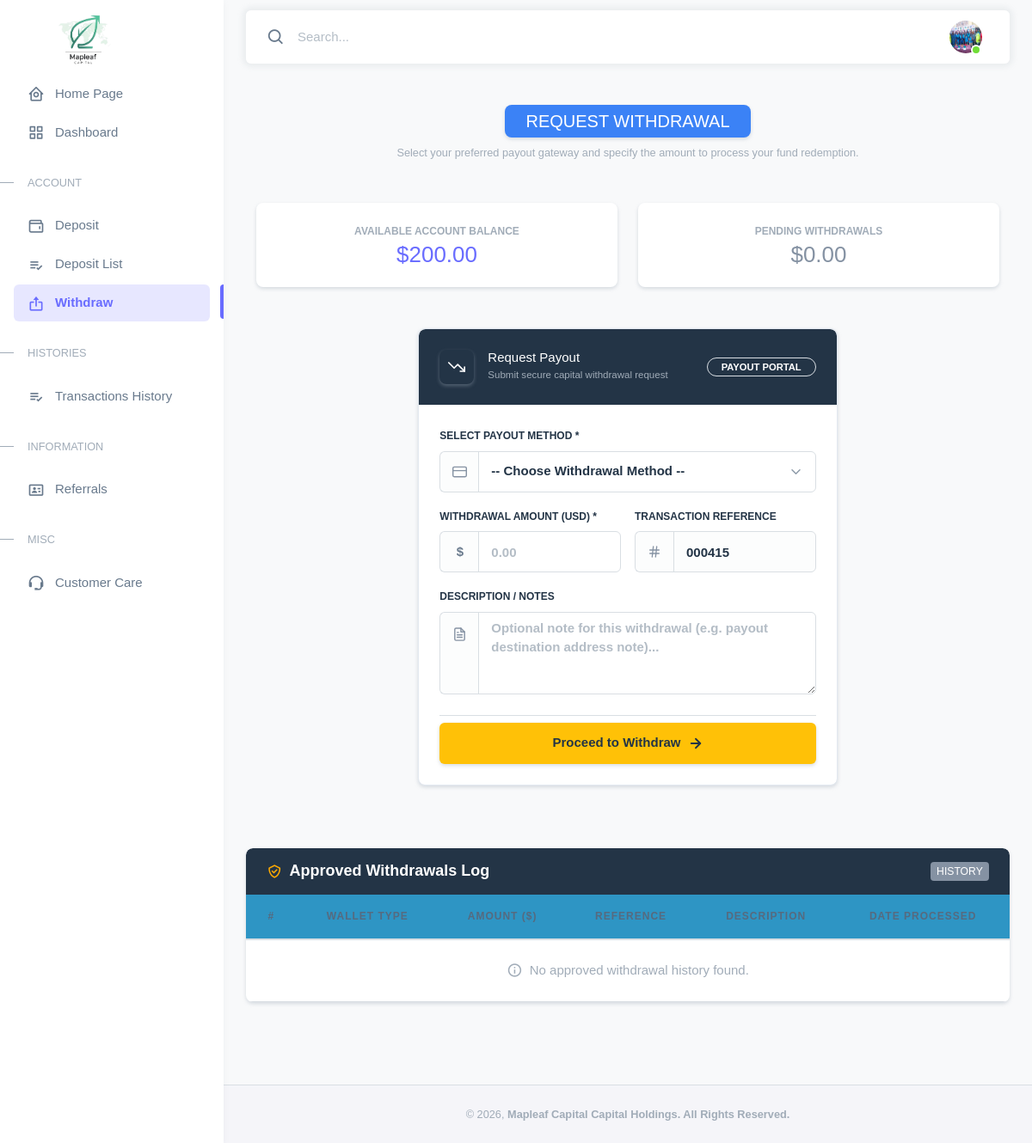
/my-account/portal/withdraw.php (signed in), run on the app's committed database.
### tables this page shows
CREATE TABLE `registration` (
  `id` int(11) NOT NULL,
  `account_id` varchar(100) NOT NULL,
  `surname` varchar(200) NOT NULL,
  `firstname` varchar(200) NOT NULL,
  `middlename` varchar(200) NOT NULL,
  `sex` varchar(10) NOT NULL,
  `dob` varchar(50) NOT NULL,
  `address` varchar(500) NOT NULL,
  `email` varchar(200) NOT NULL,
  `phone` varchar(20) NOT NULL,
  `username` varchar(100) NOT NULL,
  `password` varchar(200) NOT NULL,
  `passport` varchar(200) NOT NULL,
  `bitcoin_address` varchar(500) DEFAULT NULL,
  `usdt_address` varchar(500) DEFAULT NULL,
  `eth_address` varchar(500) DEFAULT NULL,
  `usdcErc20_address` varchar(200) DEFAULT NULL,
  `usdtErc20_address` varchar(500) DEFAULT NULL,
  `tron_address` varchar(500) DEFAULT NULL,
  `account_balance` varchar(500) DEFAULT NULL,
  `ref` varchar(500) DEFAULT NULL,
  `total_referral_bonus` varchar(50) DEFAULT NULL,
  `last_login` varchar(100) DEFAULT NULL,
  `date_created` datetime NOT NULL DEFAULT current_timestamp()
);

### my-account/portal/withdraw.php (the view, shortened to what the rows shown need)
<?php
include('connect.php');
$que = "select * from registration where username = '" . $_SESSION['account_user'] . "'";
$res = mysqli_query($conn, $que);
$row = mysqli_fetch_array($res);
?>
<!DOCTYPE html>
<html
  lang="en"
  class="light-style layout-menu-fixed"
  dir="ltr"
  data-theme="theme-default"
  data-assets-path="../assets/"
  data-template="vertical-menu-template-free">
</html>
<head>
  <link rel="stylesheet" href="../assets/vendor/fonts/boxicons.css" />
  <link rel="stylesheet" href="../assets/vendor/css/core.css" class="template-customizer-core-css" />
  <link rel="stylesheet" href="../assets/vendor/css/theme-default.css" class="template-customizer-theme-css" />
  <link rel="stylesheet" href="../assets/css/demo.css" />
  <link rel="stylesheet" href="../assets/vendor/libs/perfect-scrollbar/perfect-scrollbar.css" />
  <link rel="stylesheet" href="../assets/vendor/libs/apex-charts/apex-charts.css" />
  <link rel="stylesheet" href="https://cdnjs.cloudflare.com/ajax/libs/font-awesome/6.5.0/css/all.min.css">
</head>
<body>
  <div class="layout-wrapper layout-content-navbar">
    <div class="layout-container">
      <div class="layout-page">
        <nav
          class="layout-navbar container-xxl navbar navbar-expand-xl navbar-detached align-items-center bg-navbar-theme"
          id="layout-navbar">
          <div class="navbar-nav-right d-flex align-items-center" id="navbar-collapse">
            <ul class="navbar-nav flex-row align-items-center ms-auto">
              <li class="nav-item navbar-dropdown dropdown-user dropdown">
                <a class="nav-link dropdown-toggle hide-arrow" href="javascript:void(0);" data-bs-toggle="dropdown">
                  <div class="avatar avatar-online">
                    <img src="../../<?php echo htmlspecialchars($row['passport'], ENT_QUOTES, 'UTF-8'); ?>" alt class="rounded-circle" />
                  </div>
                </a>
              </li>
            </ul>
          </div>
        </nav>
        <div class="content-wrapper">
          <div class="container py-5">
            <div class="row g-4 mb-5 max-w-4xl mx-auto">
              <div class="col-md-6">
                <div class="card border-0 shadow-sm rounded-4 p-4 text-center bg-white border" style="border-color: #e2e8f0 !important;">
                  <span class="d-block text-uppercase text-muted fw-bold mb-1" style="font-size: 0.75rem;">Available Account Balance</span>
                  <h3 class="fw-extrabold text-primary m-0"><?php echo '$' . number_format($row['account_balance'] ?? 0, 2); ?></h3>
                </div>
              </div>
            </div>
            <br><br>
            <div class="card border-0 shadow-sm rounded-4 overflow-hidden max-w-4xl mx-auto border" style="border-color: #e2e8f0 !important;">
              <div class="card-body p-0">
                <div class="table-responsive">
                  <table class="table table-hover align-middle mb-0 text-center">
                    <thead class="bg-light text-muted uppercase font-mono" style="font-size: 0.75rem;">
                      <tr>
                        <th class="py-3">#</th>
                        <th class="py-3">Wallet Type</th>
                        <th class="py-3">Amount ($)</th>
                        <th class="py-3">Reference</th>
                        <th class="py-3">Description </th>
                        <th class="py-3">Date Processed</th>
                      </tr>
                    </thead>
                  </table>
                </div>
              </div>
            </div>
          </div>
        </div>
      </div>
    </div>
  </div>
</body>
</html>

### data on the page
registration: passport (picture), account_balance "200.00"
